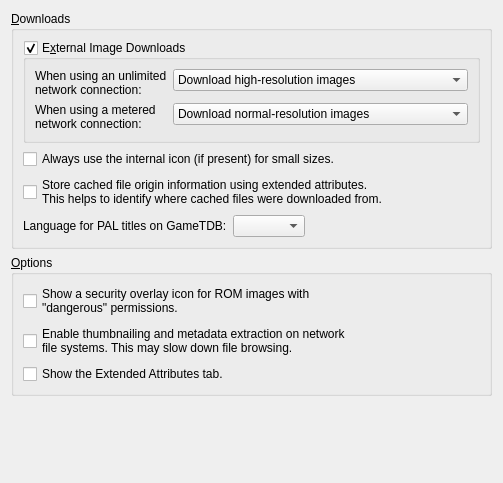
<?xml version="1.0" encoding="UTF-8"?>
<ui version="4.0">
 <class>OptionsTab</class>
 <widget class="QWidget" name="OptionsTab">
  <property name="geometry">
   <rect>
    <x>0</x>
    <y>0</y>
    <width>503</width>
    <height>483</height>
   </rect>
  </property>
  <layout class="QVBoxLayout" name="vboxMain">
   <item>
    <widget class="QGroupBox" name="grpDownloads">
     <property name="title">
      <string>&amp;Downloads</string>
     </property>
     <layout class="QVBoxLayout" name="vboxDownloads">
      <item>
       <widget class="QGroupBox" name="grpExtImgDownloads">
        <property name="title">
         <string>E&amp;xternal Image Downloads</string>
        </property>
        <property name="checkable">
         <bool>true</bool>
        </property>
        <layout class="QFormLayout" name="formLayout">
         <item row="0" column="0">
          <widget class="QLabel" name="lblUnmeteredConnection">
           <property name="text">
            <string>When using an unlimited
network connection:</string>
           </property>
          </widget>
         </item>
         <item row="0" column="1">
          <widget class="QComboBox" name="cboUnmeteredConnection">
           <property name="currentIndex">
            <number>2</number>
           </property>
           <item>
            <property name="text">
             <string>Don't download any images</string>
            </property>
           </item>
           <item>
            <property name="text">
             <string>Download normal-resolution images</string>
            </property>
           </item>
           <item>
            <property name="text">
             <string>Download high-resolution images</string>
            </property>
           </item>
          </widget>
         </item>
         <item row="1" column="0">
          <widget class="QLabel" name="lblMeteredConnection">
           <property name="text">
            <string>When using a metered
network connection:</string>
           </property>
          </widget>
         </item>
         <item row="1" column="1">
          <widget class="QComboBox" name="cboMeteredConnection">
           <property name="currentIndex">
            <number>1</number>
           </property>
           <item>
            <property name="text">
             <string>Don't download any images</string>
            </property>
           </item>
           <item>
            <property name="text">
             <string>Download normal-resolution images</string>
            </property>
           </item>
           <item>
            <property name="text">
             <string>Download high-resolution images</string>
            </property>
           </item>
          </widget>
         </item>
        </layout>
       </widget>
      </item>
      <item>
       <widget class="QCheckBox" name="chkUseIntIconForSmallSizes">
        <property name="text">
         <string>Always use the internal icon (if present) for small sizes.</string>
        </property>
       </widget>
      </item>
      <item>
       <widget class="QCheckBox" name="chkStoreFileOriginInfo">
        <property name="text">
         <string>Store cached file origin information using extended attributes.
This helps to identify where cached files were downloaded from.</string>
        </property>
       </widget>
      </item>
      <item>
       <layout class="QHBoxLayout" name="hboxGameTDBPAL">
        <item>
         <widget class="QLabel" name="lblGameTDBPAL">
          <property name="text">
           <string>Language for PAL titles on GameTDB:</string>
          </property>
          <property name="textFormat">
           <enum>Qt::PlainText</enum>
          </property>
         </widget>
        </item>
        <item>
         <widget class="LanguageComboBox" name="cboGameTDBPAL"/>
        </item>
        <item>
         <spacer name="hspcGameTDBPAL">
          <property name="orientation">
           <enum>Qt::Horizontal</enum>
          </property>
          <property name="sizeHint" stdset="0">
           <size>
            <width>40</width>
            <height>20</height>
           </size>
          </property>
         </spacer>
        </item>
       </layout>
      </item>
     </layout>
    </widget>
   </item>
   <item>
    <widget class="QGroupBox" name="grpOptions">
     <property name="title">
      <string>&amp;Options</string>
     </property>
     <layout class="QVBoxLayout" name="vboxOptions">
      <item>
       <widget class="QCheckBox" name="chkShowDangerousPermissionsOverlayIcon">
        <property name="text">
         <string>Show a security overlay icon for ROM images with
&quot;dangerous&quot; permissions.</string>
        </property>
       </widget>
      </item>
      <item>
       <widget class="QCheckBox" name="chkEnableThumbnailOnNetworkFS">
        <property name="text">
         <string>Enable thumbnailing and metadata extraction on network
file systems. This may slow down file browsing.</string>
        </property>
       </widget>
      </item>
      <item>
       <widget class="QCheckBox" name="chkShowXAttrView">
        <property name="text">
         <string>Show the Extended Attributes tab.</string>
        </property>
       </widget>
      </item>
     </layout>
    </widget>
   </item>
   <item>
    <spacer name="vspcDownloads">
     <property name="orientation">
      <enum>Qt::Vertical</enum>
     </property>
     <property name="sizeHint" stdset="0">
      <size>
       <width>20</width>
       <height>197</height>
      </size>
     </property>
    </spacer>
   </item>
  </layout>
 </widget>
 <customwidgets>
  <customwidget>
   <class>LanguageComboBox</class>
   <extends>QComboBox</extends>
   <header>LanguageComboBox.hpp</header>
  </customwidget>
 </customwidgets>
 <resources/>
 <connections>
  <connection>
   <sender>chkUseIntIconForSmallSizes</sender>
   <signal>clicked()</signal>
   <receiver>OptionsTab</receiver>
   <slot>optionChanged_slot()</slot>
   <hints>
    <hint type="sourcelabel">
     <x>40</x>
     <y>199</y>
    </hint>
    <hint type="destinationlabel">
     <x>4</x>
     <y>43</y>
    </hint>
   </hints>
  </connection>
  <connection>
   <sender>chkShowDangerousPermissionsOverlayIcon</sender>
   <signal>clicked()</signal>
   <receiver>OptionsTab</receiver>
   <slot>optionChanged_slot()</slot>
   <hints>
    <hint type="sourcelabel">
     <x>79</x>
     <y>383</y>
    </hint>
    <hint type="destinationlabel">
     <x>0</x>
     <y>219</y>
    </hint>
   </hints>
  </connection>
  <connection>
   <sender>chkEnableThumbnailOnNetworkFS</sender>
   <signal>clicked()</signal>
   <receiver>OptionsTab</receiver>
   <slot>optionChanged_slot()</slot>
   <hints>
    <hint type="sourcelabel">
     <x>75</x>
     <y>432</y>
    </hint>
    <hint type="destinationlabel">
     <x>1</x>
     <y>169</y>
    </hint>
   </hints>
  </connection>
  <connection>
   <sender>chkStoreFileOriginInfo</sender>
   <signal>clicked()</signal>
   <receiver>OptionsTab</receiver>
   <slot>optionChanged_slot()</slot>
   <hints>
    <hint type="sourcelabel">
     <x>100</x>
     <y>248</y>
    </hint>
    <hint type="destinationlabel">
     <x>0</x>
     <y>207</y>
    </hint>
   </hints>
  </connection>
  <connection>
   <sender>cboGameTDBPAL</sender>
   <signal>currentIndexChanged(int)</signal>
   <receiver>OptionsTab</receiver>
   <slot>optionChanged_slot()</slot>
   <hints>
    <hint type="sourcelabel">
     <x>356</x>
     <y>289</y>
    </hint>
    <hint type="destinationlabel">
     <x>487</x>
     <y>200</y>
    </hint>
   </hints>
  </connection>
  <connection>
   <sender>cboUnmeteredConnection</sender>
   <signal>currentIndexChanged(int)</signal>
   <receiver>OptionsTab</receiver>
   <slot>optionChanged_slot()</slot>
   <hints>
    <hint type="sourcelabel">
     <x>407</x>
     <y>94</y>
    </hint>
    <hint type="destinationlabel">
     <x>499</x>
     <y>101</y>
    </hint>
   </hints>
  </connection>
  <connection>
   <sender>cboMeteredConnection</sender>
   <signal>currentIndexChanged(int)</signal>
   <receiver>OptionsTab</receiver>
   <slot>optionChanged_slot()</slot>
   <hints>
    <hint type="sourcelabel">
     <x>425</x>
     <y>139</y>
    </hint>
    <hint type="destinationlabel">
     <x>500</x>
     <y>146</y>
    </hint>
   </hints>
  </connection>
  <connection>
   <sender>grpExtImgDownloads</sender>
   <signal>clicked(bool)</signal>
   <receiver>OptionsTab</receiver>
   <slot>optionChanged_slot()</slot>
   <hints>
    <hint type="sourcelabel">
     <x>451</x>
     <y>60</y>
    </hint>
    <hint type="destinationlabel">
     <x>501</x>
     <y>58</y>
    </hint>
   </hints>
  </connection>
  <connection>
   <sender>chkShowXAttrView</sender>
   <signal>clicked()</signal>
   <receiver>OptionsTab</receiver>
   <slot>optionChanged_slot()</slot>
   <hints>
    <hint type="sourcelabel">
     <x>133</x>
     <y>451</y>
    </hint>
    <hint type="destinationlabel">
     <x>191</x>
     <y>480</y>
    </hint>
   </hints>
  </connection>
 </connections>
 <slots>
  <signal>modified()</signal>
  <slot>reset()</slot>
  <slot>loadDefaults()</slot>
  <slot>save()</slot>
  <slot>optionChanged_slot()</slot>
 </slots>
</ui>
